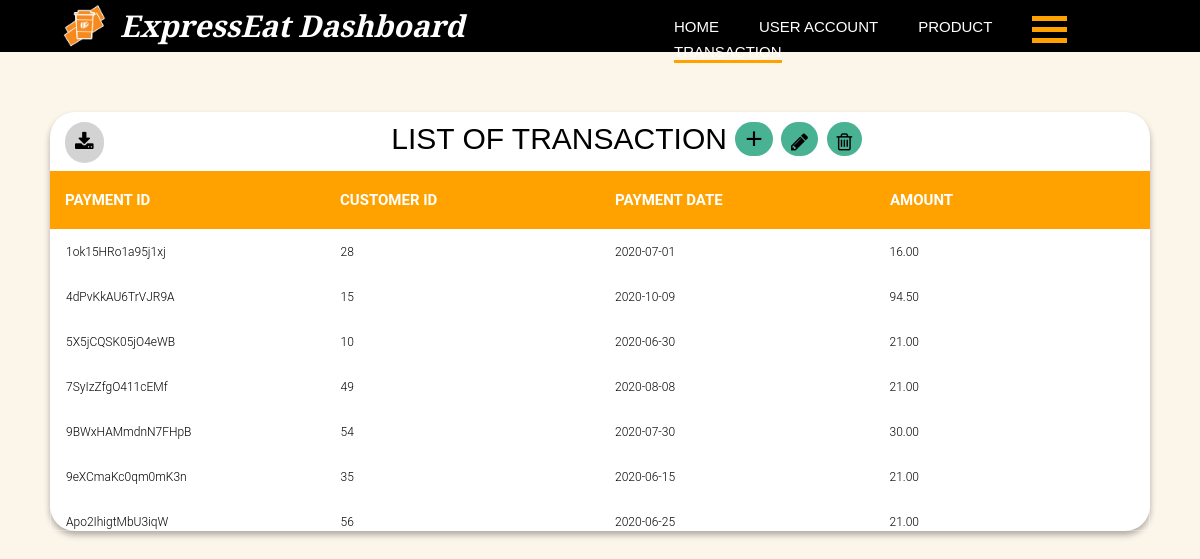
/dashboard/transaction.php, run on the app's committed database.
### tables this page shows
CREATE TABLE `payment` (
  `CheckNum` varchar(255) NOT NULL,
  `CustomerID` int(10) NOT NULL,
  `PaymentDate` date NOT NULL,
  `Amount` decimal(6,2) NOT NULL
);

### dashboard/transactionList.php (the view, shortened to what this page needs)
<?php
include "dbConnection.php";
$SQLstring = "SELECT * FROM Payment";
if($result = mysqli_query($conn, $SQLstring)){
    if(mysqli_num_rows($result) > 0){
    echo "<table cellpadding='0' cellspacing='0' border='0'>\n";
        while($row = mysqli_fetch_array($result)){
            echo "<tbody>";
                echo "<tr>";
                    echo "<td>" . $row['CheckNum'] . "</td>";
                    echo "<td>" . $row['CustomerID'] . "</td>";
                    echo "<td>" . $row['PaymentDate'] . "</td>";
                    echo "<td>" . $row['Amount'] . "</td>";
                echo "</tr>";
            echo "</tbody>";
        }
    echo "</table>";
    } else{
        echo "No records matching your query were found.";
    }
} else{
    echo "ERROR: Could not able to execute $SQLstring. " . mysqli_error($conn);
}
?>

### style/style.css (style rules this page uses)
:root { --black: #3a3a3a; --white: #fff; --green: #49b293; --black: #000000; --light-black: #24190b; --dark-grey: #504545; --white-brown: #Fcf5ea; --yellow: #ffa200; --brown: #b47a36; }
html { scroll-behavior: smooth; }
body { font: 15px Segoe UI, Helvetica, sans-serif; padding: 0; margin: 0; background-color: #fcf5ea; font-family: 'Playfair Display', sans-serif; }
.table-1 table { width:100%; table-layout: fixed; }
.table-1 td { padding: 15px; text-align: left; vertical-align:middle; font-weight: 300; font-size: 12px; color: black; border-bottom: solid 1px rgba(255,255,255,0.1); }
* { margin: 0; padding: 0; }

### data on the page
payment: CheckNum "1ok15HRo1a95j1xj", CustomerID "28", PaymentDate "2020-07-01", Amount "16.00"
payment: CheckNum "4dPvKkAU6TrVJR9A", CustomerID "15", PaymentDate "2020-10-09", Amount "94.50"
payment: CheckNum "5X5jCQSK05jO4eWB", CustomerID "10", PaymentDate "2020-06-30", Amount "21.00"
payment: CheckNum "7SyIzZfgO411cEMf", CustomerID "49", PaymentDate "2020-08-08", Amount "21.00"
payment: CheckNum "9BWxHAMmdnN7FHpB", CustomerID "54", PaymentDate "2020-07-30", Amount "30.00"
payment: CheckNum "9eXCmaKc0qm0mK3n", CustomerID "35", PaymentDate "2020-06-15", Amount "21.00"
payment: CheckNum "Apo2IhigtMbU3iqW", CustomerID "56", PaymentDate "2020-06-25", Amount "21.00"
